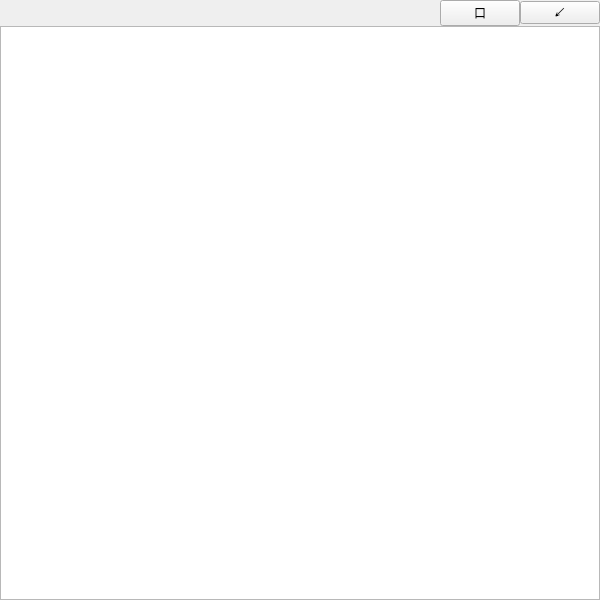
<?xml version="1.0" encoding="UTF-8"?>
<ui version="4.0">
 <class>LyricOperation</class>
 <widget class="QWidget" name="LyricOperation">
  <property name="geometry">
   <rect>
    <x>0</x>
    <y>0</y>
    <width>600</width>
    <height>600</height>
   </rect>
  </property>
  <property name="windowTitle">
   <string>Form</string>
  </property>
  <layout class="QGridLayout" name="gridLayout">
   <property name="leftMargin">
    <number>0</number>
   </property>
   <property name="topMargin">
    <number>0</number>
   </property>
   <property name="rightMargin">
    <number>0</number>
   </property>
   <property name="bottomMargin">
    <number>0</number>
   </property>
   <property name="spacing">
    <number>0</number>
   </property>
   <item row="0" column="0">
    <widget class="QWidget" name="widget" native="true">
     <layout class="QGridLayout" name="gridLayout_3">
      <property name="leftMargin">
       <number>0</number>
      </property>
      <property name="topMargin">
       <number>0</number>
      </property>
      <property name="rightMargin">
       <number>0</number>
      </property>
      <property name="bottomMargin">
       <number>0</number>
      </property>
      <property name="spacing">
       <number>0</number>
      </property>
      <item row="0" column="0">
       <layout class="QGridLayout" name="gridLayout_2">
        <item row="0" column="1">
         <widget class="QPushButton" name="pb_max">
          <property name="text">
           <string>口</string>
          </property>
         </widget>
        </item>
        <item row="0" column="2">
         <widget class="QPushButton" name="pb_hide">
          <property name="text">
           <string>↙</string>
          </property>
         </widget>
        </item>
        <item row="0" column="0">
         <spacer name="horizontalSpacer">
          <property name="orientation">
           <enum>Qt::Horizontal</enum>
          </property>
          <property name="sizeHint" stdset="0">
           <size>
            <width>40</width>
            <height>20</height>
           </size>
          </property>
         </spacer>
        </item>
        <item row="1" column="0" colspan="3">
         <widget class="QListWidget" name="lw_lyricShow">
          <property name="textElideMode">
           <enum>Qt::ElideLeft</enum>
          </property>
          <property name="movement">
           <enum>QListView::Static</enum>
          </property>
          <property name="flow">
           <enum>QListView::TopToBottom</enum>
          </property>
          <property name="viewMode">
           <enum>QListView::ListMode</enum>
          </property>
         </widget>
        </item>
       </layout>
      </item>
     </layout>
    </widget>
   </item>
  </layout>
 </widget>
 <resources/>
 <connections/>
</ui>
